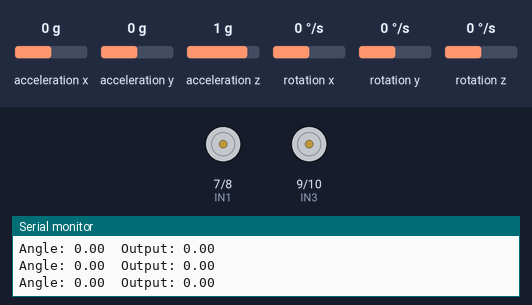
Recording of a sketch running on a simulated Arduino Uno, built with avr-gcc and run on an emulated ATmega328P. Shown: motor-driver pin pairs drawn as motors (green arrow = first pin HIGH = forward, orange = second pin HIGH = backward, longer = more drive, scaled by the enable pin), the last lines printed to the serial monitor. Inputs (shaded band) come from the test bench; at power-on: acceleration x 0 g, acceleration z 1 g, acceleration y 0 g, rotation x 0 °/s, rotation y 0 °/s, rotation z 0 °/s.

Above: at 1.2 s.
1.3 s: acceleration x set to 0.8 g
At 3.2 s:
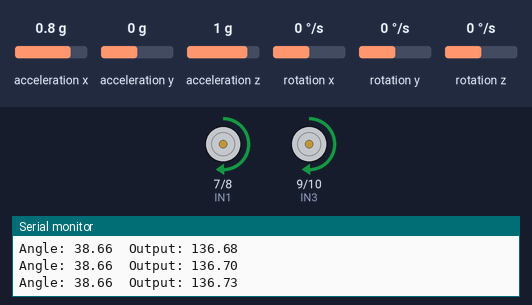
4.3 s: acceleration z set to 0.8 g
At 4.42 s:
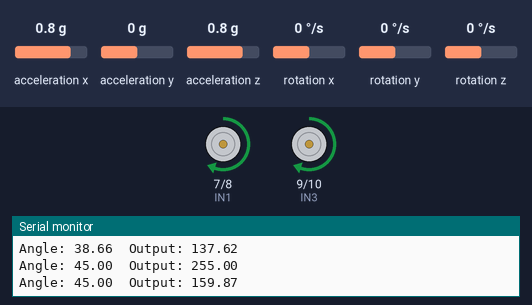
5.8 s: acceleration x set to -1.4 g
8.8 s: acceleration z set to 1.4 g
11.8 s: acceleration x set to 0 g
At 12.6 s:
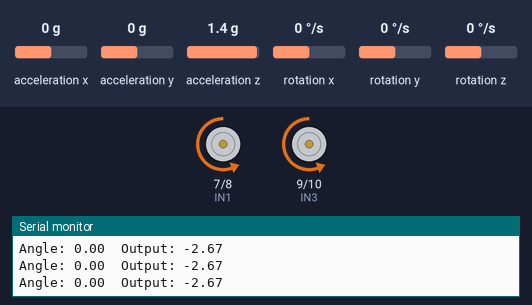
13.3 s: acceleration x set to -0.8 g
At 14.6 s:
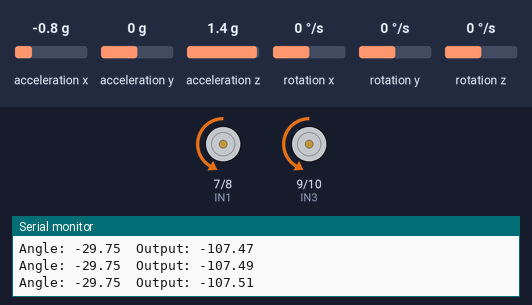
Timing chart, 0 to 17.3 s (numbered marks = the images above; inputs shaded):
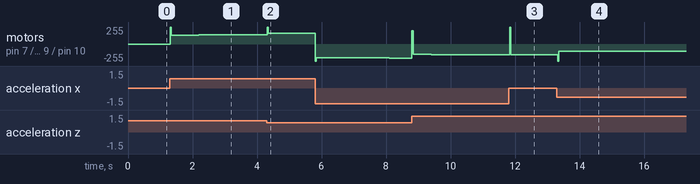

The sketch:

two_wheel_self_balancing_robot.ino
```cpp
#include <Wire.h>
#include <MPU6050.h>

MPU6050 mpu;

// L298N
int ENA = 5;
int ENB = 6;

int IN1 = 7;
int IN2 = 8;

int IN3 = 9;
int IN4 = 10;

// PID values from project documentation
float Kp = 3.5;
float Ki = 0.02;
float Kd = 0.8;

float angle = 0;
float error = 0;
float previousError = 0;
float integral = 0;

unsigned long previousTime;

void setup() {

  Wire.begin();

  mpu.initialize();

  pinMode(ENA, OUTPUT);
  pinMode(ENB, OUTPUT);

  pinMode(IN1, OUTPUT);
  pinMode(IN2, OUTPUT);

  pinMode(IN3, OUTPUT);
  pinMode(IN4, OUTPUT);

  previousTime = millis();

  Serial.begin(9600);
}

void loop() {

  // Read MPU6050
  int16_t ax, ay, az;
  int16_t gx, gy, gz;

  mpu.getMotion6(&ax, &ay, &az, &gx, &gy, &gz);

  // Simple accelerometer angle
  angle = atan2(ax, az) * 180 / PI;

  // PID
  unsigned long currentTime = millis();
  float dt = (currentTime - previousTime) / 1000.0;

  if (dt <= 0) {
    dt = 0.008;
  }

  previousTime = currentTime;

  error = angle;

  integral += error * dt;

  float derivative = (error - previousError) / dt;

  float output =
    Kp * error +
    Ki * integral +
    Kd * derivative;

  previousError = error;

  output = constrain(output, -255, 255);

  if (output > 0) {
    forward(abs(output));
  }
  else {
    backward(abs(output));
  }

  Serial.print("Angle: ");
  Serial.print(angle);

  Serial.print("  Output: ");
  Serial.println(output);
}

void forward(int speed) {

  analogWrite(ENA, speed);
  analogWrite(ENB, speed);

  digitalWrite(IN1, HIGH);
  digitalWrite(IN2, LOW);

  digitalWrite(IN3, HIGH);
  digitalWrite(IN4, LOW);
}

void backward(int speed) {

  analogWrite(ENA, speed);
  analogWrite(ENB, speed);

  digitalWrite(IN1, LOW);
  digitalWrite(IN2, HIGH);

  digitalWrite(IN3, LOW);
  digitalWrite(IN4, HIGH);
}
```

Measured:
- after the input at 1.3 s, motor on pin 7 (IN1) / pin 8 (IN2), motor on pin 9 (IN3) / pin 10 (IN4): stopped → forward 135/255 at once, → forward 136/255 0.87 s later, → forward 137/255 1.3 s later
- after the input at 4.3 s, motor on pin 7 (IN1) / pin 8 (IN2), motor on pin 9 (IN3) / pin 10 (IN4): forward 137/255 → forward 159/255 at once, → forward 160/255 0.19 s later, → forward 161/255 1.1 s later
- after the input at 11.8 s, motor on pin 7 (IN1) / pin 8 (IN2), motor on pin 9 (IN3) / pin 10 (IN4): backward 160/255 → forward 255/255 at once, → backward 160/255 0.03 s later
- after the input at 13.3 s, motor on pin 7 (IN1) / pin 8 (IN2), motor on pin 9 (IN3) / pin 10 (IN4): backward 160/255 → backward 106/255 at once, → backward 107/255 0.37 s later, → backward 108/255 1.7 s later, → backward 109/255 1.7 s later
